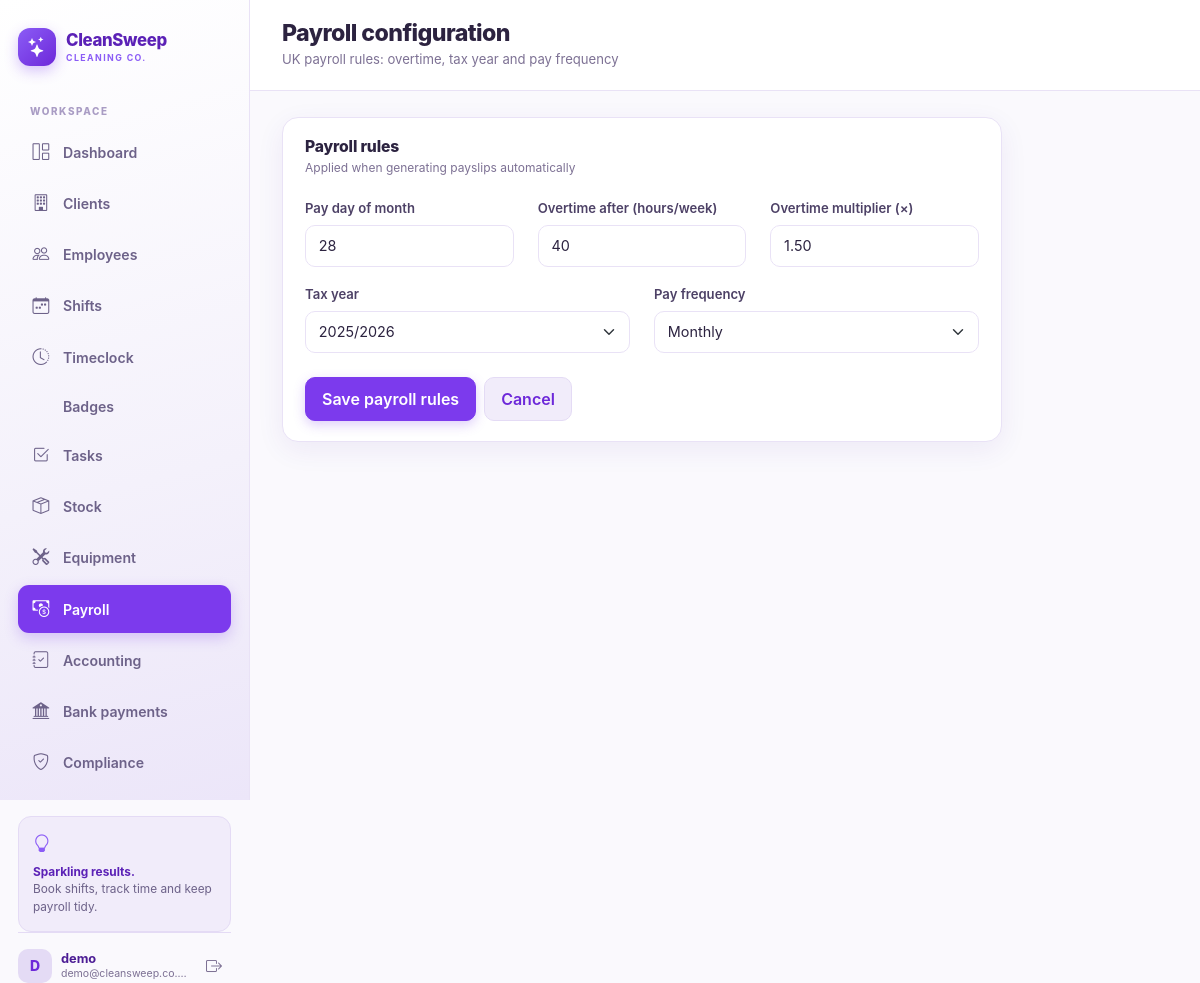
Page /payroll/config/ (signed in) on the committed database.
### payroll/models.py (models this page shows, shortened)
class PayrollConfig(models.Model):
    pay_day = models.PositiveSmallIntegerField(default=28)
    overtime_threshold = models.PositiveIntegerField(default=40)
    overtime_multiplier = models.DecimalField(max_digits=4, decimal_places=2, default=1.5)
    tax_year = models.PositiveSmallIntegerField(default=2025)
    pay_frequency = models.CharField(max_length=12, choices=(("monthly", "Monthly"),), default="monthly")
    updated_at = models.DateTimeField(auto_now=True)
    class Meta:
        verbose_name = "Payroll configuration"

### payroll/views.py (the view, shortened to what this page needs)
# urls.py: path("config/", views.payroll_config_view, name="payroll_config"),
@login_required
def payroll_config_view(request):
    config = get_payroll_config()
    tax_years = [
        (2023, "2023/2024"),
        (2024, "2024/2025"),
        (2025, "2025/2026"),
        (2026, "2026/2027"),
    ]
    return render(request, "payroll/payroll_config.html", {"config": config, "tax_years": tax_years})

### payroll/services.py (called while the page is built)
def get_payroll_config():
    config, _ = PayrollConfig.objects.get_or_create(
        pk=1,
        defaults={
            "pay_day": 28,
            "overtime_threshold": 40,
            "overtime_multiplier": Decimal("1.5"),
            "tax_year": 2025,
            "pay_frequency": "monthly",
        },
    )
    return config

### payroll/templates/payroll/payroll_config.html (shortened to what this page needs)
{% extends "core/base.html" %}
{% block page_title %}Payroll configuration{% endblock %}
{% block page_subtitle %}UK payroll rules: overtime, tax year and pay frequency{% endblock %}
{% block page_content %}
  <div class="panel" style="max-width: 720px;">
    <div class="panel-head">
      <div>
        <h3 class="panel-title">Payroll rules</h3>
        <p class="panel-sub">Applied when generating payslips automatically</p>
      </div>
    </div>
    <div class="panel-body">
      <form method="post" novalidate>
        <div class="row">
          <div class="col-md-4 mb-3">
            <label for="pay_day" class="form-label">Pay day of month</label>
            <input id="pay_day" name="pay_day" type="number" min="1" max="28" class="form-control" value="{{ config.pay_day }}">
          </div>
          <div class="col-md-4 mb-3">
            <label for="overtime_threshold" class="form-label">Overtime after (hours/week)</label>
            <input id="overtime_threshold" name="overtime_threshold" type="number" min="1" max="60" class="form-control" value="{{ config.overtime_threshold }}">
          </div>
          <div class="col-md-4 mb-3">
            <label for="overtime_multiplier" class="form-label">Overtime multiplier (×)</label>
            <input id="overtime_multiplier" name="overtime_multiplier" type="number" step="0.01" min="1" class="form-control" value="{{ config.overtime_multiplier }}">
          </div>
        </div>
        <div class="row">
          <div class="col-md-6 mb-3">
            <label for="tax_year" class="form-label">Tax year</label>
            <select id="tax_year" name="tax_year" class="form-select">
              {% for year, label in tax_years %}
                <option value="{{ year }}" {% if year == config.tax_year %}selected{% endif %}>{{ label }}</option>
              {% endfor %}
            </select>
          </div>
          <div class="col-md-6 mb-3">
            <label for="pay_frequency" class="form-label">Pay frequency</label>
            <select id="pay_frequency" name="pay_frequency" class="form-select">
              <option value="monthly" {% if config.pay_frequency == "monthly" %}selected{% endif %}>Monthly</option>
            </select>
          </div>
        </div>
        <div class="d-flex gap-2 mt-2">
          <button type="submit" class="btn btn-purple">Save payroll rules</button>
          <a href="{% url 'payroll_home' %}" class="btn btn-light-purple">Cancel</a>
        </div>
      </form>
    </div>
  </div>
{% endblock %}

### core/templates/core/base.html (shortened to what this page needs)
{% load static form_tags %}<!doctype html>
<html lang="en">
<head>
  <link rel="stylesheet" href="{% static 'vendor/bootstrap/bootstrap.min.css' %}">
  <link rel="stylesheet" href="{% static 'vendor/bootstrap-icons/bootstrap-icons.min.css' %}">
  <link rel="stylesheet" href="{% static 'cleaning/css/theme.css' %}">
</head>
<body class="{% if not user.is_authenticated %}auth-body{% endif %}">
{% if user.is_authenticated %}
  {% with nav_name=request.resolver_match.url_name %}
  <div class="app-shell">
    <aside class="sidebar d-none d-lg-flex">
      <a href="{% url 'dashboard' %}" class="brand">
        <span class="brand-mark"><i class="bi bi-stars"></i></span>
        <span class="brand-text">CleanSweep<small>CLEANING CO.</small></span>
      </a>
      <div class="sidebar-label">WORKSPACE</div>
      <nav class="sidebar-nav">
        <a href="{% url 'dashboard' %}" class="nav-link {% if nav_name == 'dashboard' %}active{% endif %}">
          <i class="bi bi-grid-1x2"></i><span>Dashboard</span>
        </a>
        <a href="{% url 'client_list' %}" class="nav-link {% if nav_name == 'client' or nav_name == 'client_form' or nav_name == 'client_delete' %}active{% endif %}">
          <i class="bi bi-building"></i><span>Clients</span>
        </a>
        <a href="{% url 'employee_list' %}" class="nav-link {% if nav_name == 'employee' or nav_name == 'employee_form' or nav_name == 'employee_delete' %}active{% endif %}">
          <i class="bi bi-people"></i><span>Employees</span>
        </a>
        <a href="{% url 'shift_list' %}" class="nav-link {% if nav_name == 'shift' %}active{% endif %}">
          <i class="bi bi-calendar-week"></i><span>Shifts</span>
        </a>
        <a href="{% url 'timeclock_home' %}" class="nav-link {% if nav_name == 'timeclock' or nav_name == 'time_entry' %}active{% endif %}">
          <i class="bi bi-clock-history"></i><span>Timeclock</span>
        </a>
        <a href="{% url 'badge_list' %}" class="nav-link {% if nav_name == 'badge' %}active{% endif %}">
          <span>Badges</span>
        </a>
        <a href="{% url 'task_list' %}" class="nav-link {% if nav_name == 'task' %}active{% endif %}">
          <i class="bi bi-check2-square"></i><span>Tasks</span>
        </a>
        <a href="{% url 'stock_list' %}" class="nav-link {% if 'stock' in nav_name or nav_name == 'inventory' %}active{% endif %}">
          <i class="bi bi-box-seam"></i><span>Stock</span>
        </a>
        <a href="{% url 'equipment_list' %}" class="nav-link {% if 'equipment' in nav_name %}active{% endif %}">
          <i class="bi bi-tools"></i><span>Equipment</span>
        </a>
        <a href="{% url 'payroll_home' %}" class="nav-link {% if nav_name == 'payroll' or nav_name == 'payslip' or nav_name == 'payroll_config' %}active{% endif %}">
          <i class="bi bi-cash-coin"></i><span>Payroll</span>
        </a>
        <a href="{% url 'accounting_payment_list' %}" class="nav-link {% if nav_name == 'accounting' %}active{% endif %}">
          <i class="bi bi-journal-check"></i><span>Accounting</span>
        </a>
        <a href="{% url 'banking_home' %}" class="nav-link {% if nav_name == 'banking_home' %}active{% endif %}">
          <i class="bi bi-bank2"></i><span>Bank payments</span>
        </a>
        <a href="{% url 'compliance' %}" class="nav-link {% if nav_name == 'compliance' %}active{% endif %}">
          <i class="bi bi-shield-check"></i><span>Compliance</span>
        </a>
      </nav>
      <div class="sidebar-tip">
        <i class="bi bi-lightbulb"></i>
        <p><strong>Sparkling results.</strong><br>Book shifts, track time and keep payroll tidy.</p>
      </div>
      <div class="sidebar-user mt-auto">
        <span class="avatar">{{ user.username|slice:":1"|upper }}</span>
        <span class="user-meta"><strong>{{ user.username }}</strong><small>{{ user.email|truncatechars:22 }}</small></span>
        <form action="{% url 'logout' %}" method="post" class="ms-auto">
          <button type="submit" class="btn btn-icon" title="Sign out" aria-label="Sign out"><i class="bi bi-box-arrow-right"></i></button>
        </form>
      </div>
    </aside>
    <div class="app-main">
      <header class="topbar">
        <div class="me-auto">
          <h1 class="page-title">{% block page_title %}Dashboard{% endblock %}</h1>
          <div class="page-subtitle">{% block page_subtitle %}Clean operations at a glance{% endblock %}</div>
        </div>
      </header>
      <main class="content">
        {% block page_content %}{% endblock %}
      </main>
    </div>
  </div>
  {% endwith %}
{% endif %}
</body>
</html>

### rows in the picture
PayrollConfig: pay_day "28", overtime_threshold "40", overtime_multiplier "1.50", tax_year "2025/2026", pay_frequency "Monthly"

### other values in the picture
{{ user.username|slice:":1"|upper }} "D"
{{ user.username }} "demo"
{{ user.email|truncatechars:22 }} "demo@cleansweep.co.…"
